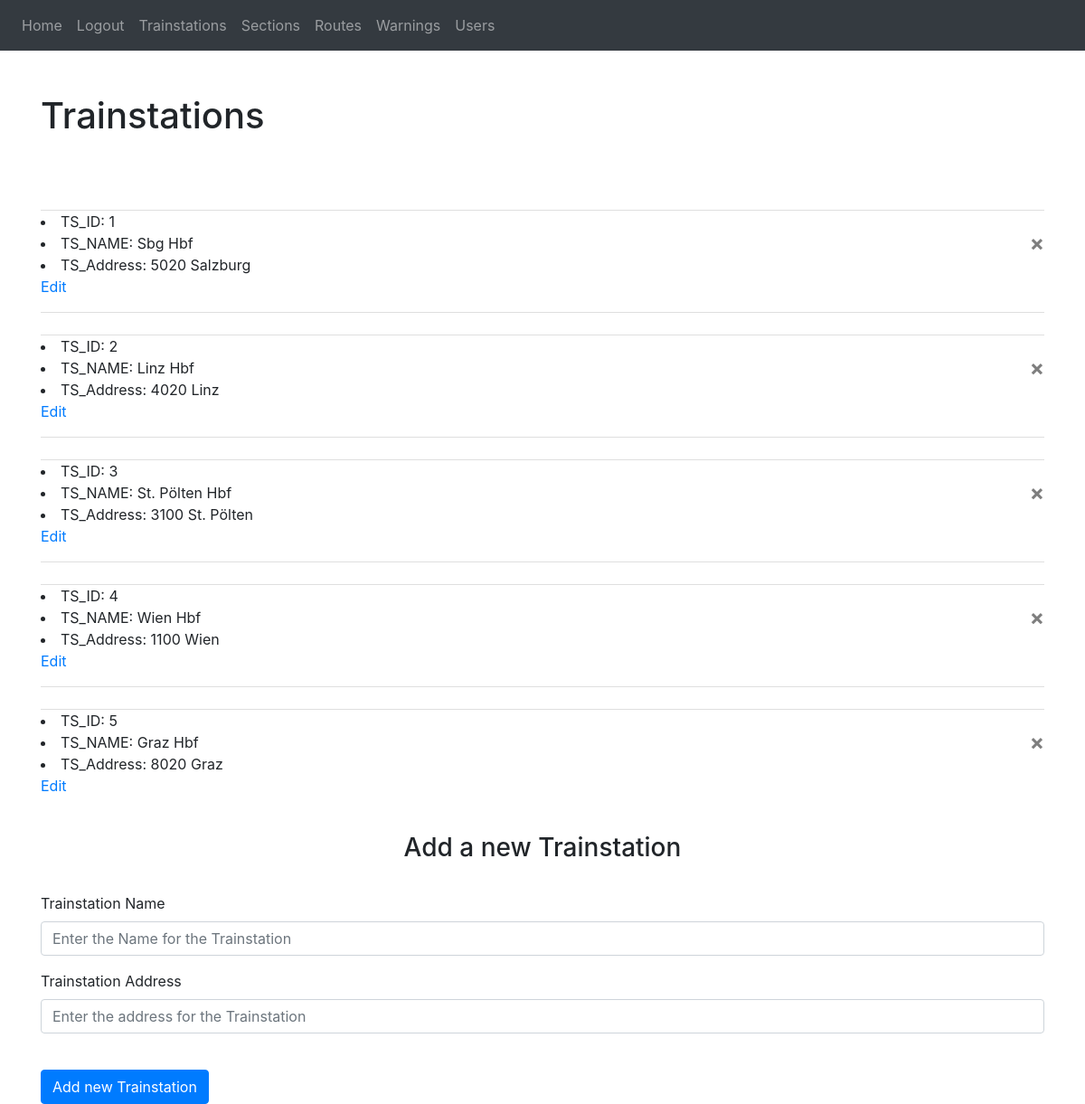
Screenshot of /all_trainstations (signed in) with the database file from the repository.
### website/models.py (models this page shows, shortened)
class TrainstationModel(db.Model):
    id = db.Column(db.Integer, primary_key=True)
    name = db.Column(db.String(100), nullable=False)
    address = db.Column(db.String(100), nullable=False)

### website/views.py (the view, shortened to what this page needs)
@views.route('/all_trainstations', methods=['GET', 'POST'])
def get_all_trainstations():
    all_trainstations = TrainstationModel.query.all()
    return render_template("trainstations.html", user=current_user, all_trainstations=all_trainstations)

### website/__init__.py (called while the page is built)
def create_app():
    app = Flask(__name__)
    app.config['SECRET_KEY'] = 'tomdke'
    app.config['SQLALCHEMY_DATABASE_URI'] = f'sqlite:///{DB_NAME}'
    app.config['SQLALCHEMY_TRACK_MODIFICATIONS'] = False
    db.init_app(app)
    ma.init_app(app)
    from .views import views
    from .auth import auth
    app.register_blueprint(views, url_prefix='/')
    app.register_blueprint(auth, url_prefix='/')
    from .models import User, Note, TrainstationModel, SectionModel, RouteModel, sections
    create_database(app)
    login_manager = LoginManager()
    login_manager.login_view = 'auth.login'
    login_manager.init_app(app)
    @login_manager.user_loader
    def load_user(id):
        return User.query.get(int(id))
    return app

### website/templates/trainstations.html (shortened to what this page needs)
{% extends "base.html" %}
{% block content %}
    <h1 class="py-5">Trainstations</h1>
    <u1 class="list-group list-group-flush" id="trainstation-list">
        {% for ts in all_trainstations %}
            <li class="list-group-item">
                <li>
                    <span class="field-name">TS_ID:</span>
                    <span class="field-value">{{ ts.id }}</span>
                </li>
                <li>
                    <span class="field-name">TS_NAME:   </span>
                    <span class="field-value">{{ ts.name }}</span>
                    <button type="button" class="close" onClick="deleteTrainstation({{ ts.id }})">
                        <span aria-hidden="true">&times;</span>
                    </button>
                </li>
                <li>
                    <span class="field-name">TS_Address:</span>
                    <span class="field-value">{{ ts.address }}</span>
                    <p><a href="/edit_trainstations/{{ ts.id }}">Edit</a></p>
                </li>
            </li>
        {% endfor %}
    </u1>
<br />
<form method="POST">
  <h3 align="center">Add a new Trainstation</h3>
  <br />
  <div class="form-group">
    <label for="ts_name">Trainstation Name</label>
    <input
      type="text"
      class="form-control"
      id="ts_name"
      name="ts_name"
      placeholder="Enter the Name for the Trainstation"
    />
  </div>
  <div class="form-group">
    <label for="ts_address">Trainstation Address</label>
    <input
      type="text"
      class="form-control"
      id="ts_address"
      name="ts_address"
      placeholder="Enter the address for the Trainstation"
    />
  </div>
  <br />
  <button type="add" class="btn btn-primary">Add new Trainstation</button>
</form>
{% endblock %}

### rows the page displays
TrainstationModel: id "1", name "Sbg Hbf", address "5020 Salzburg"
TrainstationModel: id "2", name "Linz Hbf", address "4020 Linz"
TrainstationModel: id "3", name "St. Pölten Hbf", address "3100 St. Pölten"
TrainstationModel: id "4", name "Wien Hbf", address "1100 Wien"
TrainstationModel: id "5", name "Graz Hbf", address "8020 Graz"
